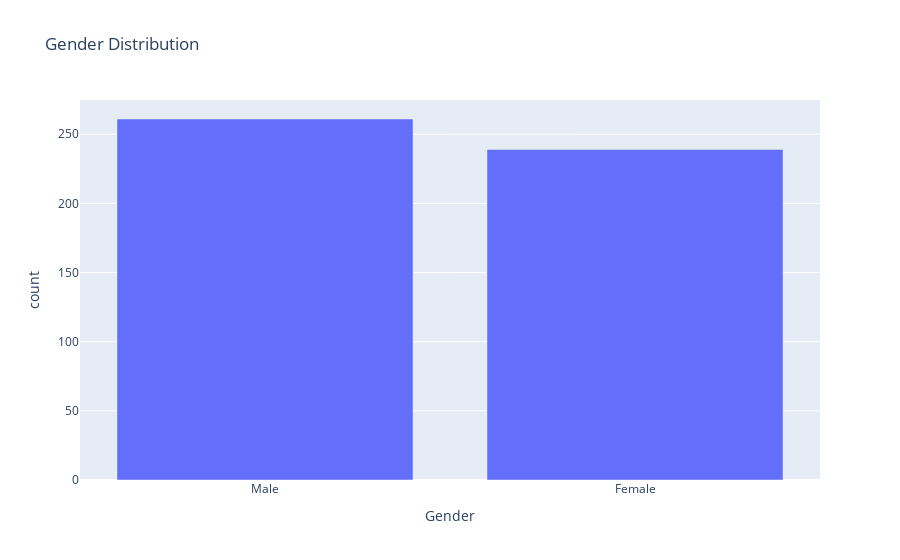

Here is the notebook cell this chart was saved with:
### Code cell
gender_counts=data["Gender"].value_counts().reset_index()
fig=px.bar(gender_counts,x="Gender",y="count",title="Gender Distribution")
fig.show()

### Figure 1 — Plotly figure (JSON) as saved in the notebook; plotly's stock layout.template omitted (floating-point values rounded to 4 significant figures)
{"data": [{"alignmentgroup": "True", "hovertemplate": "Gender=%{x}<br>count=%{y}<extra></extra>", "legendgroup": "", "marker": {"color": "#636efa", "pattern": {"shape": ""}}, "name": "", "offsetgroup": "", "orientation": "v", "showlegend": false, "textposition": "auto", "type": "bar", "x": ["Male", "Female"], "xaxis": "x", "y": [261, 239], "yaxis": "y"}], "layout": {"barmode": "relative", "legend": {"tracegroupgap": 0}, "title": {"text": "Gender Distribution"}, "xaxis": {"anchor": "y", "domain": [0, 1], "title": {"text": "Gender"}}, "yaxis": {"anchor": "x", "domain": [0, 1], "title": {"text": "count"}}}}
